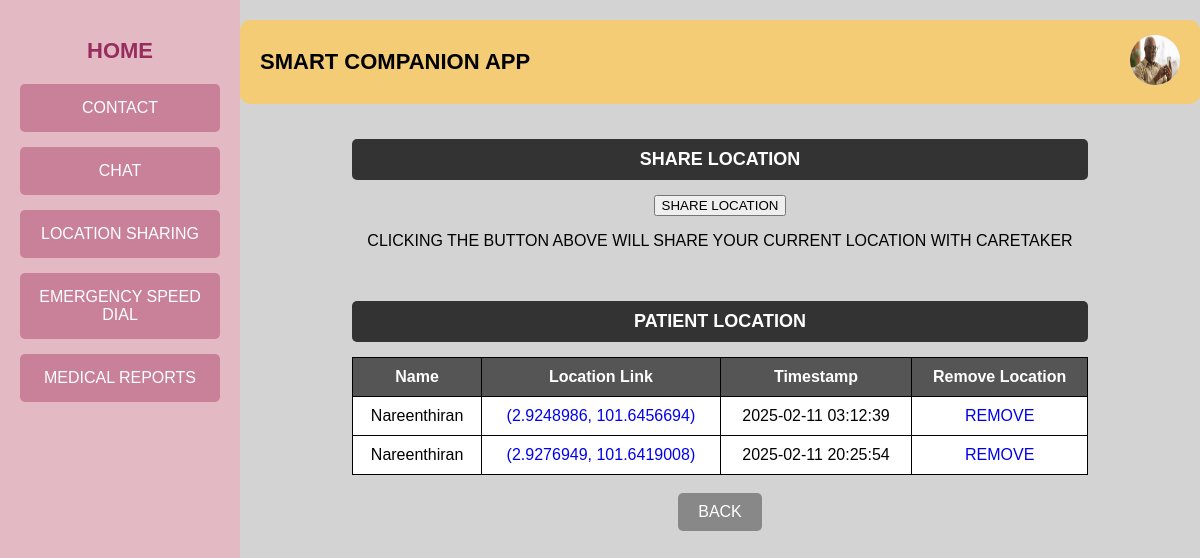
The page /locationuser (signed in) on the database as committed earlier.
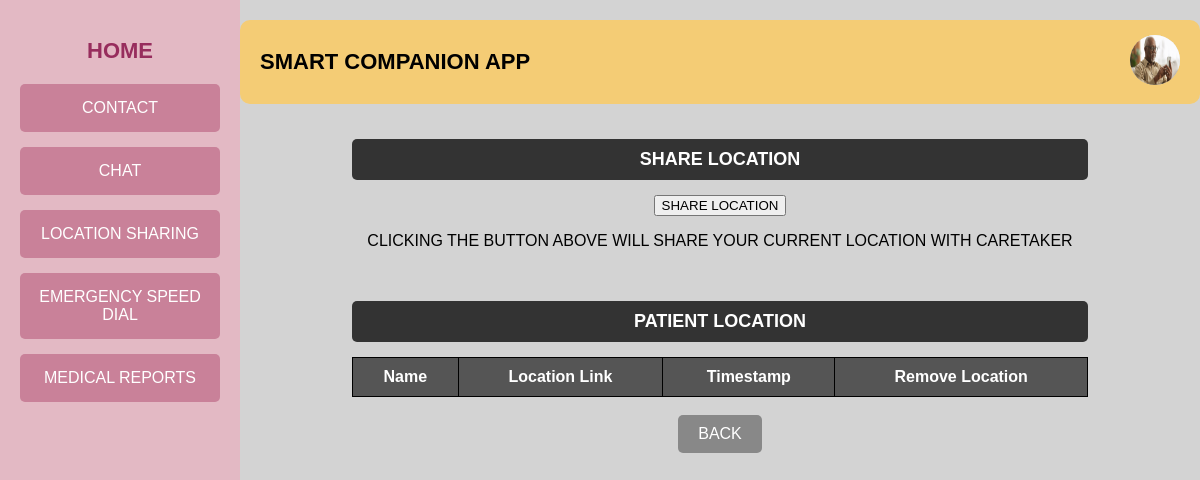
The same page on the database as committed later.
### tables this page shows
CREATE TABLE locations (
            id INTEGER PRIMARY KEY AUTOINCREMENT,
            user_id TEXT NOT NULL,
            name TEXT NOT NULL,
            latitude REAL NOT NULL,
            longitude REAL NOT NULL,
            timestamp TEXT NOT NULL
        );

### app.py (the view)
@app.route("/locationuser")
def locationuser():
    db = get_db()
    cursor = db.cursor()
    user_id = session.get('user_id')
    str_user_id = str(user_id)
    with open("static/img_log/user/"+ str_user_id + ".txt", "r") as file:
        image_name = str(file.read())
        image_url= url_for('static', filename='uploads/'+ image_name)
    cursor.execute("SELECT * FROM locations WHERE user_id = ?", (user_id,))
    location_list = cursor.fetchall()
    db.close()
    return render_template("User/location.html", image_url=image_url, contacts=location_list)

### app.py (called while the page is built)
def get_db():
    if 'db' not in g:
        g.db = sqlite3.connect('project.db')
        g.db.row_factory = sqlite3.Row
    return g.db

### templates/User/location.html (shortened to what this page needs)
<!DOCTYPE html>
<html lang="en">
<head>
    <link rel="stylesheet" href="static/contact.css">
</head>
<body>
    <div class="container">
        <div class="sidebar">
            <a href="{{ url_for('user') }}"><h2>HOME</h2></a>
            <a href="{{ url_for('contactuser') }}"><button class="nav-btn">CONTACT</button></a>
            <a href="{{ url_for('chatuser') }}"><button class="nav-btn">CHAT</button></a>
            <a href="{{ url_for('locationuser') }}"><button class="nav-btn">LOCATION SHARING</button></a>
            <a href="{{ url_for('emergencyuser') }}"><button class="nav-btn">EMERGENCY SPEED DIAL</button></a>
            <a href="{{ url_for('medicaluser') }}"><button class="nav-btn">MEDICAL REPORTS</button></a>
        </div>
        <div class="main-content">
            <div class="header">
                <h1>SMART COMPANION APP</h1>
                <div class="user-profile">
                    <a href="{{ url_for('userprofile') }}"><img src="{{ image_url }}" alt="Profile Picture" class="profile-img"></a>
                </div>
            </div>
            <div class="contacts-section">
                <div class="top-bar">
                   <h2 class="contacts-title">SHARE LOCATION</h2>
                </div>
                <div class="location-container">
                    <div class="box">
                        <button class="share-btn" onclick="shareLocation()">
                            <span>SHARE LOCATION</span>
                        </button>
                        <p id="status" class="info-text">CLICKING THE BUTTON ABOVE WILL SHARE YOUR CURRENT LOCATION WITH CARETAKER</p>
                    </div>
                </div>
            </div>
            <div class="contacts-section">
                <h2 class="contacts-title">PATIENT LOCATION</h2>
                <table class="contacts-table">
                    <tr>
                        <th>Name</th>
                        <th>Location Link</th>
                        <th>Timestamp</th>
                        <th>Remove Location</th>
                    </tr>
                    {% for contact in contacts %}
                    <tr>
                        <td>{{ contact[2] }}</td>
                        <td><a href=" https://www.google.com/maps?q={{ contact[3] }},{{ contact[4] }}" onclick="event.stopPropagation();" target="_blank">{{ contact[3], contact[4] }}</a></td>
                        <td>{{ contact[5] }}</td>
                        <td><a href="/deletelocation?time_number={{ contact[5] }}" class="edit-btn">REMOVE</a></td>
                    </tr>
                    {% endfor %}
                </table>
            </div><br>
            <a href="{{ url_for('user') }}"><button class="back-btn">BACK</button></a>
        </div>
    </div>
</body>
</html>

Rows that differ between the two databases and show on the page:
removed locations: name "Nareenthiran", latitude+longitude "(2.9248986, 101.6456694)", timestamp "2025-02-11 03:12:39"
removed locations: name "Nareenthiran", latitude+longitude "(2.9276949, 101.6419008)", timestamp "2025-02-11 20:25:54"
